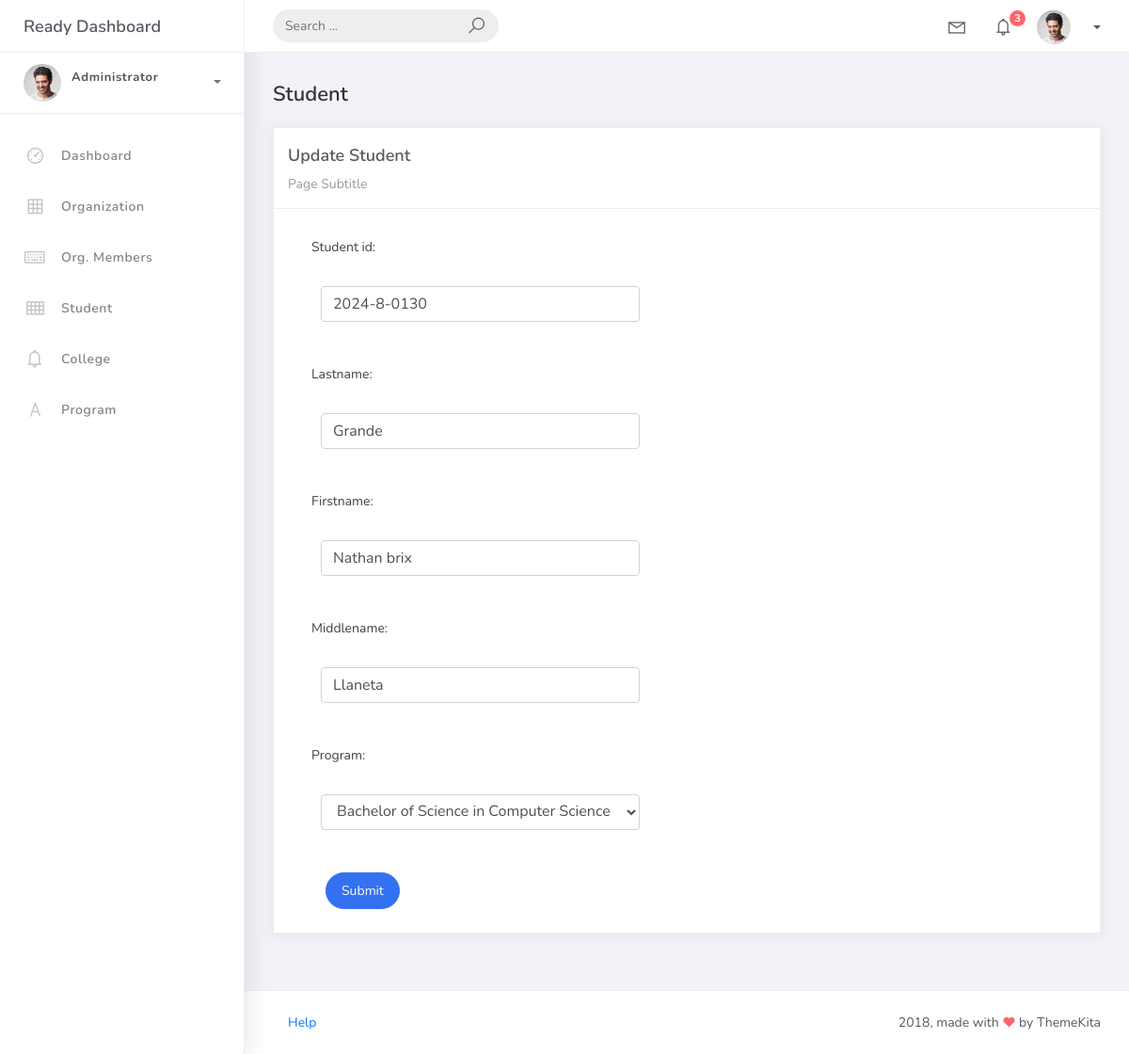
Page /student_list/1 on the committed database.
### studentorg/models.py (models this page shows, shortened)
class BaseModel(models.Model):
    created_at = models.DateTimeField(auto_now_add=True, db_index=True)
    updated_at = models.DateTimeField(auto_now=True)
    class Meta:
        abstract = True

class Student(BaseModel):
    student_id = models.CharField(max_length=15)
    lastname = models.CharField(max_length=25)
    firstname = models.CharField(max_length=25)
    middlename = models.CharField(max_length=25, blank=True, null=True)
    program = models.ForeignKey(Program, on_delete=models.CASCADE)

### studentorg/views.py (the view)
# urls.py: path("student_list/<pk>", StudentUpdateView.as_view(), name="student-update"),
class StudentUpdateView(UpdateView):
    model = Student
    form_class = StudentForm
    template_name = "student_form.html"
    success_url = reverse_lazy("student-list")

### studentorg/forms.py
class StudentForm(ModelForm):
    class Meta:
        model = Student
        fields = "__all__"

### studentorg/models.py (called while the page is built)
    def __str__(self):
        return self.prog_name

### templates/student_form.html (shortened to what this page needs)
{% extends 'base.html' %}
{% load static %}
{% block content %}
<div class="content">
    <div class="container-fluid">
        <h4 class="page-title">Student</h4>
        <div class="row">
            <div class="col-md-12">
                <div class="card">
                    <div class="card-header">
                        <div class="card-title">
                            {% if object %}
                                Update Student
                            {% else %}
                                Add New Student
                            {% endif %}
                        </div>
                        <div class="card-category">
                            Page Subtitle
                        </div>
                    </div>
                    <div class="col-md-6">
                        <div class="card-body">
                            <form action="" method="post" novalidate>
                                {% include 'includes/form.html' %}
                                <div class="form-group">
                                    <div class="col-md-12 col-sm-3">
                                        <button type="submit"
                                                class="btn btn-primary btn-rounded">
                                            Submit
                                        </button>
                                    </div>
                                </div>
                            </form>
                        </div>
                    </div>
                </div>
            </div>
        </div>
    </div>
</div>
{% endblock %}

### templates/includes/form.html (shortened to what this page needs)
{% load widget_tweaks %}
{% for field in form %}
<div class="field item form-group">
    <label>{{ field.label_tag }}</label>
    <div class="form-group">
        {% render_field field class="form-control" %}
    </div>
</div>
{% endfor %}

### rows in the picture
Student: student_id "2024-8-0130" "Grande" "Nathan brix" "Llaneta" "Bachelor of Science in Computer Science"

### other values in the picture
{{ field.label_tag }} "Student id:" "Lastname:" "Firstname:" "Middlename:" "Program:"
